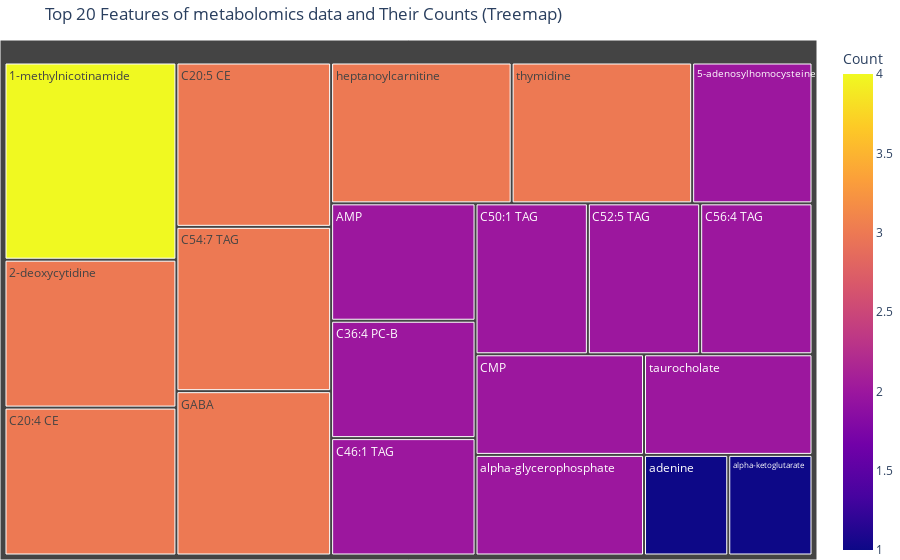

The notebook cell saved with this chart:
### Code cell
import pandas as pd
from collections import Counter
import plotly.express as px

# Find the top 20 features most frequently selected
top_features_with_counts_CCLE_metabolomics = [(feature, count) for feature, count in Counter(selected_features_CCLE_metabolomics).most_common(20)]

# Create a DataFrame for the top 20 features and their counts
top_features_CCLE_metabolomics = pd.DataFrame(top_features_with_counts_CCLE_metabolomics, columns=['Feature', 'Count'])

# Create a treemap using Plotly Express
fig = px.treemap(top_features_CCLE_metabolomics, path=['Feature'], values='Count', color='Count')

# Customize the appearance of the treemap
fig.update_layout(
    title='Top 20 Features of metabolomics data and Their Counts (Treemap)',
    margin=dict(l=0, r=0, b=0, t=40)
)

# Show the treemap
fig.show()

### Figure 1 — Plotly figure (JSON) as saved in the notebook; plotly's stock layout.template omitted (floating-point values rounded to 4 significant figures)
{"data": [{"branchvalues": "total", "customdata": [[4], [3], [2], [2], [3], [3], [2], [2], [2], [2], [3], [2], [2], [3], [1], [2], [1], [3], [2], [3]], "domain": {"x": [0, 1], "y": [0, 1]}, "hovertemplate": "labels=%{label}<br>Count_sum=%{value}<br>parent=%{parent}<br>id=%{id}<br>Count=%{color}<extra></extra>", "ids": ["1-methylnicotinamide", "2-deoxycytidine", "5-adenosylhomocysteine", "AMP", "C20:4 CE", "C20:5 CE", "C36:4 PC-B", "C46:1 TAG", "C50:1 TAG", "C52:5 TAG", "C54:7 TAG", "C56:4 TAG", "CMP", "GABA", "adenine", "alpha-glycerophosphate", "alpha-ketoglutarate", "heptanoylcarnitine", "taurocholate", "thymidine"], "labels": ["1-methylnicotinamide", "2-deoxycytidine", "5-adenosylhomocysteine", "AMP", "C20:4 CE", "C20:5 CE", "C36:4 PC-B", "C46:1 TAG", "C50:1 TAG", "C52:5 TAG", "C54:7 TAG", "C56:4 TAG", "CMP", "GABA", "adenine", "alpha-glycerophosphate", "alpha-ketoglutarate", "heptanoylcarnitine", "taurocholate", "thymidine"], "marker": {"coloraxis": "coloraxis", "colors": [4, 3, 2, 2, 3, 3, 2, 2, 2, 2, 3, 2, 2, 3, 1, 2, 1, 3, 2, 3]}, "name": "", "parents": ["", "", "", "", "", "", "", "", "", "", "", "", "", "", "", "", "", "", "", ""], "type": "treemap", "values": [4, 3, 2, 2, 3, 3, 2, 2, 2, 2, 3, 2, 2, 3, 1, 2, 1, 3, 2, 3]}], "layout": {"coloraxis": {"colorbar": {"title": {"text": "Count"}}, "colorscale": [[0, "#0d0887"], [0.1111, "#46039f"], [0.2222, "#7201a8"], [0.3333, "#9c179e"], [0.4444, "#bd3786"], [0.5556, "#d8576b"], [0.6667, "#ed7953"], [0.7778, "#fb9f3a"], [0.8889, "#fdca26"], [1, "#f0f921"]]}, "legend": {"tracegroupgap": 0}, "margin": {"b": 0, "l": 0, "r": 0, "t": 40}, "title": {"text": "Top 20 Features of metabolomics data and Their Counts (Treemap)"}}}
